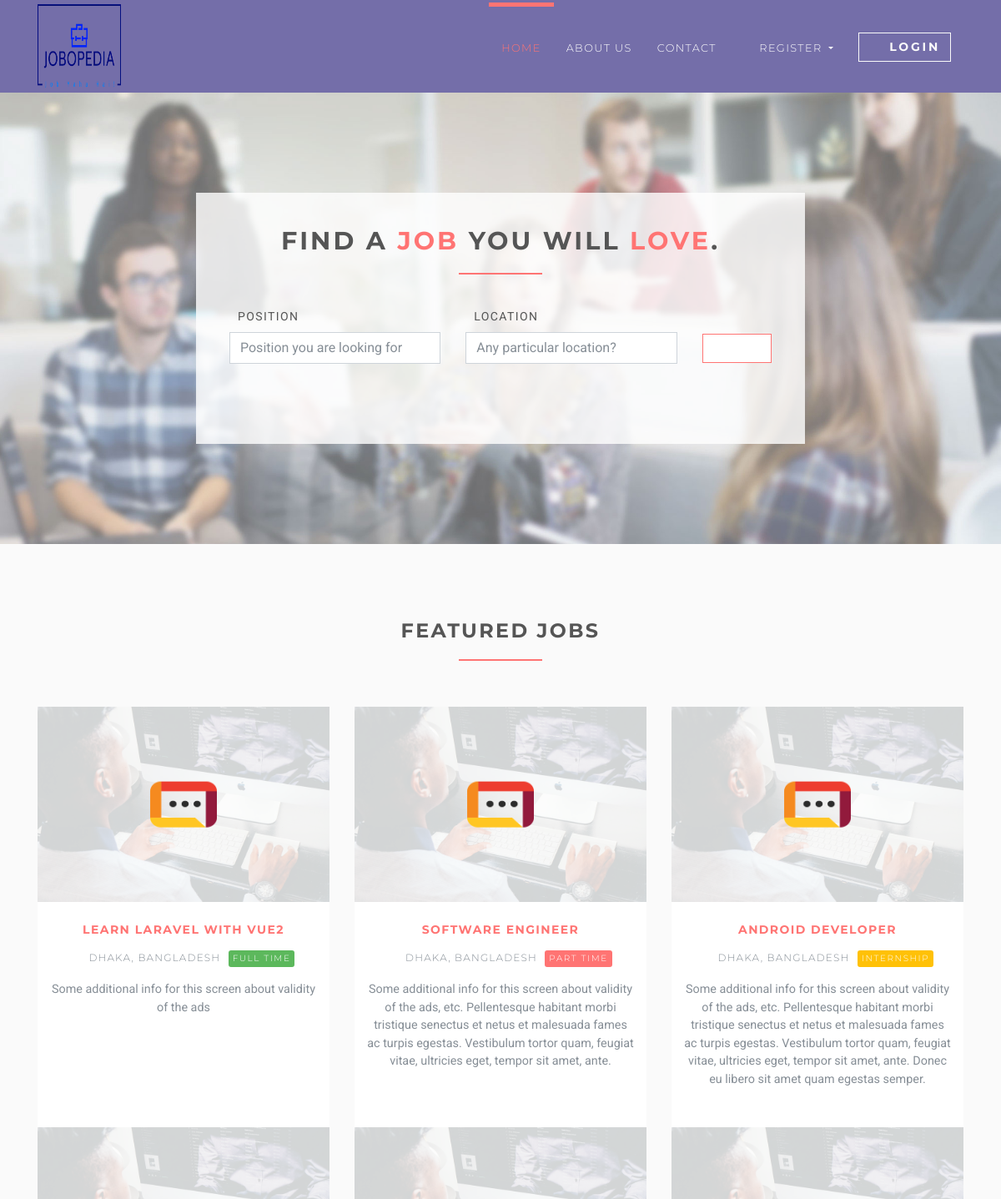
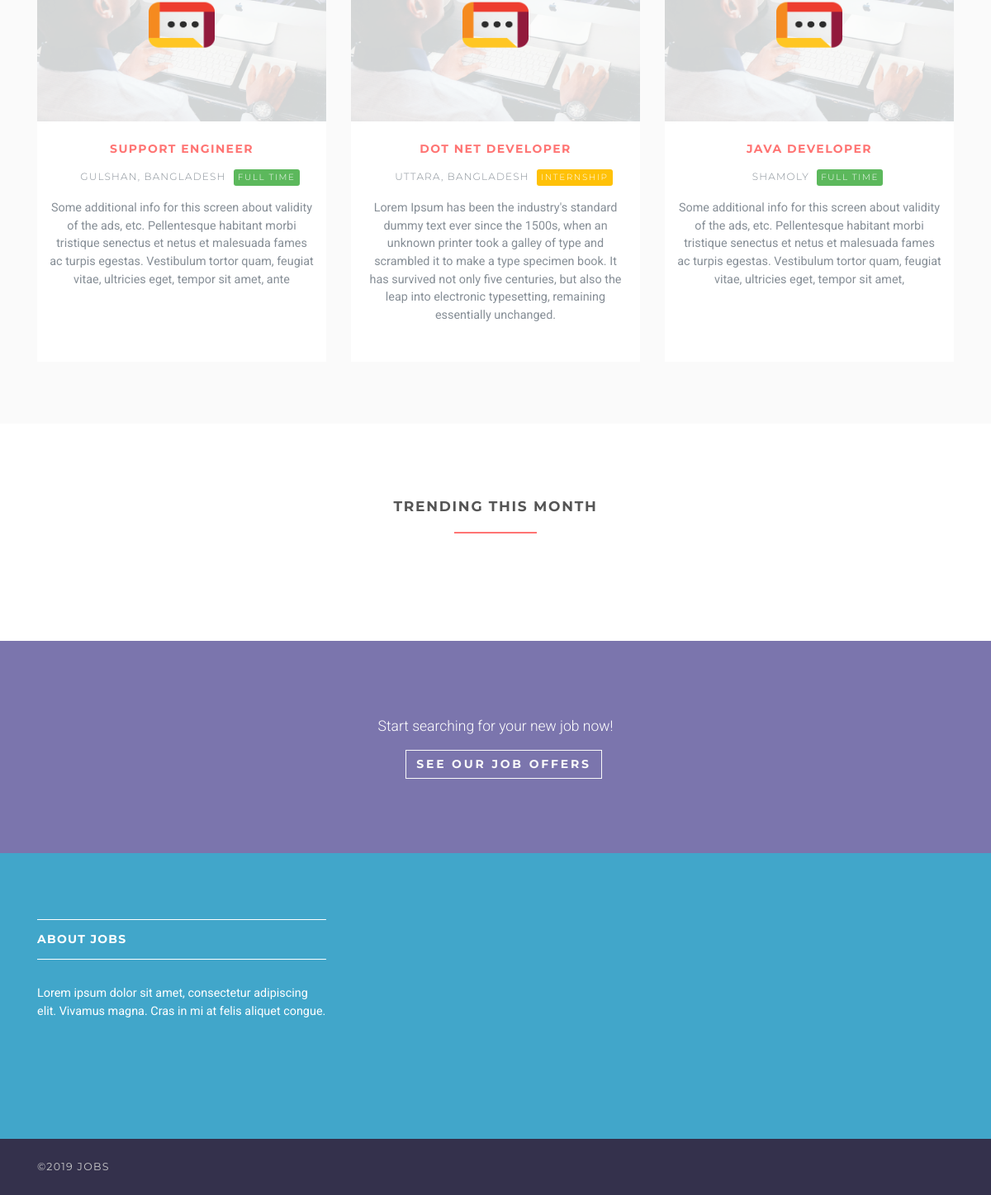
The page / on the database its author committed (2 pictures, top to bottom).
### jobsapp/models.py (models this page shows, shortened)
class Job(models.Model):
    user = models.ForeignKey(User, on_delete=models.CASCADE)
    title = models.CharField(max_length=300)
    description = models.TextField()
    location = models.CharField(max_length=150)
    type = models.CharField(choices=JOB_TYPE, max_length=10)
    category = models.CharField(max_length=100)
    last_date = models.DateTimeField()
    company_name = models.CharField(max_length=100)
    company_description = models.CharField(max_length=300)
    website = models.CharField(max_length=100, default="")
    created_at = models.DateTimeField(default=timezone.now)
    filled = models.BooleanField(default=False)

### jobsapp/views/home.py (the view)
# urls.py: path('', HomeView.as_view(), name='home'),
class HomeView(ListView):
    model = Job
    template_name = 'home.html'
    context_object_name = 'jobs'
    def get_queryset(self):
        return self.model.objects.all()[:6]
    def get_context_data(self, **kwargs):
        context = super().get_context_data(**kwargs)
        context['trendings'] = self.model.objects.filter(created_at__month=timezone.now().month)[:3]
        return context

### templates/home.html (shortened to what this page needs)
{% extends 'base.html' %}
{% load static %}
{% block content %}
    <section class="job-form-section job-form-section--image">
        <div class="container">
            <div class="row">
                <div class="col-lg-8 mx-auto">
                    <div class="job-form-box">
                        <h2 class="heading">Find a <span class="accent">job</span> you will
                            <span class="accent">love</span>.
                        </h2>
                        <form id="job-main-form" method="get" action="{% url 'jobs:searh' %}" class="job-main-form">
                            <div class="controls">
                                <div class="row align-items-center">
                                    <div class="col-md-5">
                                        <div class="form-group">
                                            <label for="profession">Position</label>
                                            <input type="text" id="profession" name="position"
                                                   placeholder="Position you are looking for" class="form-control">
                                        </div>
                                    </div>
                                    <div class="col-md-5">
                                        <div class="form-group">
                                            <label for="location">Location</label>
                                            <input type="text" id="location" name="location"
                                                   placeholder="Any particular location?" class="form-control">
                                        </div>
                                    </div>
                                    <div class="col-md-2">
                                        <button type="submit"
                                                class="btn btn-outline-white-primary job-main-form__button">
                                            <i class="fa fa-search"></i>
                                        </button>
                                    </div>
                                </div>
                            </div>
                        </form>
                    </div>
                </div>
            </div>
        </div>
    </section>
    <section class="bg-light-gray">
        <div class="container">
            <h3 class="heading">Featured jobs</h3>
            <div class="row featured align-items-stretch">
                {% for job in jobs %}
                    <div class="col-lg-4 mb-5 mb-lg-0">
                        <div class="box-image-text bg-visible full-height">
                            <div class="top">
                                <a href="#">
                                    <div class="image">
                                    </div>
                                    <div class="logo">
                                        <img src="{% static 'img/company-1.png' %}" alt="" style="max-width: 80px;">
                                    </div>
                                </a>
                            </div>
                            <div class="content">
                                <h5><a href="{% url 'jobs:jobs-detail' job.id %}">{{ job.title }}</a></h5>
                                <p class="featured__details"><i class="fa fa-map-marker job__location"></i>
                                    {{ job.location }}
                                    {% if job.type == '1' %}
                                        <span class="badge featured-badge badge-success">Full time</span>
                                    {% elif job.type == '2' %}
                                        <span class="badge featured-badge badge-primary">Part time</span>
                                    {% else %}
                                        <span style="color: #ffffff;" class="badge featured-badge badge-warning">Internship</span>
                                    {% endif %}
                                </p>
                                <p>{{ job.description }}</p>
                            </div>
                        </div>
                    </div>
                {% endfor %}
            </div>
        </div>
    </section>
    <section>
        <div class="container">
            <h4 class="heading">Trending this month</h4>
        </div>
    </section>
    <section  class="section-divider">
        <div class="overlay"></div>
        <div class="container">
            <div class="row">
                <div class="col-lg-12 text-center">
                    <p>Start searching for your new job now! </p>
                    <p><a href="{% url 'jobs:jobs' %}" class="btn btn-outline-light">See our job offers </a></p>
                </div>
            </div>
        </div>
    </section>
{% endblock %}

### templates/base.html (shortened to what this page needs)
{% load static %}
<!DOCTYPE html>
<html>
<head>
    <link rel="stylesheet"
          href="{% static 'vendor/bootstrap/css/bootstrap.min.css' %}">
    <link rel="stylesheet"
          href="{% static 'vendor/font-awesome/css/font-awesome.min.css' %}">
    <link rel="stylesheet"
          href="{% static 'vendor/owl.carousel/assets/owl.carousel.css' %}">
    <link rel="stylesheet"
          href="{% static 'vendor/owl.carousel/assets/owl.theme.default.css' %}">
    <link rel="stylesheet" href="{% static 'css/style.default.css' %}"
          id="theme-stylesheet">
    <link rel="stylesheet" href="{% static 'css/custom.css' %}">
</head>
<body>
<header class="header">
    <nav class="navbar navbar-expand-lg">
        <div class="container">
            <a href="/" class="navbar-brand">
                <img src="{% static 'img/download (2).png' %}" alt="logo" class="d-none d-lg-block" height="100" width="100">
            </a>
            <div id="navbarSupportedContent" class="collapse navbar-collapse">
                <ul class="navbar-nav ml-auto">
                    <li class="nav-item active">
                        <a href="/" class="nav-link">Home <span class="sr-only">(current)</span></a>
                    </li>
                    <li class="nav-item">
                        <a href="#" class="nav-link">About Us</a>
                    </li>
                    <li class="nav-item">
                        <a href="#" class="nav-link">Contact</a>
                    </li>
                    {% if request.user.is_authenticated and request.user.role == 'employer' %}
                        <li class="nav-item dropdown">
                            <a id="clientZone" href="#" data-toggle="dropdown"
                               aria-haspopup="true" aria-expanded="false"
                               class="nav-link dropdown-toggle has-img mb-3 mb-lg-0 mt-3 mt-lg-0">
                                <div class="client-menu-image">
                                    <div class="inner">
                                        <img src="{% static 'img/company-1.png' %}"
                                             alt="company image"
                                             class="img-fluid">
                                    </div>
                                </div>
                                {% if request.user.role == 'employee' %}
                                    {{ request.user.first_name }} {{ request.user.last_name }}
                                {% else %}
                                    {{ request.user.first_name }}
                                {% endif %}
                            </a>
                            <div aria-labelledby="clientZone" class="dropdown-menu">
                                <a href="{% url 'jobs:employer-dashboard' %}" class="dropdown-item">Dashboard</a>
                                <a href="{% url 'jobs:employer-all-applicants' %}" class="dropdown-item">Applicants </a>
                                <a href="{% url 'jobs:employer-jobs-create' %}" class="dropdown-item">Post a new
                                    job </a>
                                <a href="{% url 'accounts:logout' %}" class="dropdown-item">Logout</a>
                            </div>
                        </li>
                    {% else %}
                        <li class="nav-item dropdown">
                            <a id="pages" href="#" data-toggle="dropdown" aria-haspopup="true" aria-expanded="false"
                               class="nav-link dropdown-toggle"><i class="fa fa-signing"></i>Register
                            </a>
                        </li>
                        <li class="nav-item" style="color: #fff">
                            <a href="{% url 'accounts:login' %}" class="btn navbar-btn btn-outline-light mb-5 mb-lg-0">
                                <i class="fa fa-sign-in"></i>Login
                            </a>
                        </li>
                    {% endif %}
                </ul>
            </div>
        </div>
    </nav>
</header>
<div>
    {% block content %} {% endblock %}
</div>
<footer class="footer">
    <div class="footer__block">
        <div class="container">
            <div class="row">
                <div class="col-lg-4 col-md-12 mb-5">
                    <h4 class="h5">About Jobs</h4>
                    <p> Lorem ipsum dolor sit amet, consectetur adipiscing elit. Vivamus magna. Cras in mi at felis
                        aliquet congue. </p>
                </div>
            </div>
        </div>
    </div>
    <div class="footer__copyright">
        <div class="container">
            <div class="row">
                <div class="col-md-6 text-md-left text-center">
                    <p>&copy;2019 Jobs</p>
                </div>
            </div>
        </div>
    </div>
</footer>
</body>
</html>

### rows shown on the page
Job: title "LEARN LARAVEL WITH VUE2", location "DHAKA, BANGLADESH", type "FULL TIME", description "Some additional info for this screen about validity of the ads"
Job: title "SOFTWARE ENGINEER", location "DHAKA, BANGLADESH", type "PART TIME", description "Some additional info for this screen about validity of the ads, etc. Pellentesque habitant morbi tristique senectus et netus et malesuada fames ac turpis egestas. Vestibulum tortor quam, feugiat vitae, ultricies eget, tempor sit amet, ante."
Job: title "ANDROID DEVELOPER", location "DHAKA, BANGLADESH", type "INTERNSHIP", description "Some additional info for this screen about validity of the ads, etc. Pellentesque habitant morbi tristique senectus et netus et malesuada fames ac turpis egestas. Vestibulum tortor quam, feugiat vitae, ultricies eget, tempor sit amet, ante. Donec eu libero sit amet quam egestas semper."
Job: title "SUPPORT ENGINEER", location "GULSHAN, BANGLADESH", type "FULL TIME", description "Some additional info for this screen about validity of the ads, etc. Pellentesque habitant morbi tristique senectus et netus et malesuada fames ac turpis egestas. Vestibulum tortor quam, feugiat vitae, ultricies eget, tempor sit amet, ante"
Job: title "DOT NET DEVELOPER", location "UTTARA, BANGLADESH", type "INTERNSHIP", description "Lorem Ipsum has been the industry's standard dummy text ever since the 1500s, when an unknown printer took a galley of type and scrambled it to make a type specimen book. It has survived not only five centuries, but also the leap into electronic typesetting, remaining essentially unchanged."
Job: title "JAVA DEVELOPER", location "SHAMOLY", type "FULL TIME", description "Some additional info for this screen about validity of the ads, etc. Pellentesque habitant morbi tristique senectus et netus et malesuada fames ac turpis egestas. Vestibulum tortor quam, feugiat vitae, ultricies eget, tempor sit amet,"
